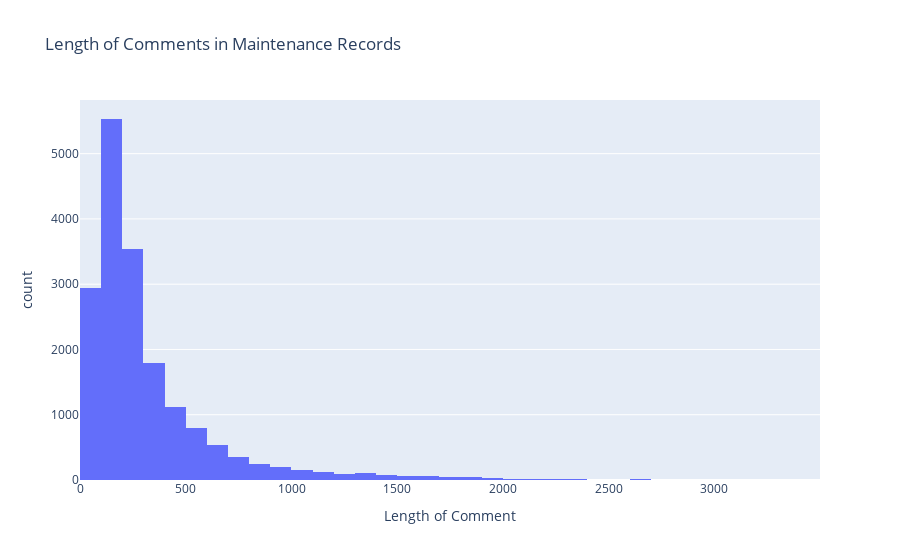

Notebook cell for this chart:
### Code cell
df_general.loc[:, 'len_comment'] = df_general.Trabajo_Ejecutado.apply(lambda x: len(str(x)) if pd.notnull(x) else 0)

fig = px.histogram(
    df_general,
    x='len_comment',
    title='Length of Comments in Maintenance Records',
    labels={'len_comment': 'Length of Comment'},
    nbins=50,
    color_discrete_sequence=['#636efa']
)

fig.show()

### Figure 1 — Plotly figure (JSON) as saved in the notebook; plotly's stock layout.template omitted (floating-point values rounded to 4 significant figures; data arrays with more than 128 entries replaced by an {"elided": "..."} marker saying what was removed)
{"data": [{"bingroup": "x", "hovertemplate": "Length of Comment=%{x}<br>count=%{y}<extra></extra>", "legendgroup": "", "marker": {"color": "#636efa", "pattern": {"shape": ""}}, "name": "", "nbinsx": 50, "orientation": "v", "showlegend": false, "type": "histogram", "x": {"elided": "17924 int values"}, "xaxis": "x", "yaxis": "y"}], "layout": {"barmode": "relative", "legend": {"tracegroupgap": 0}, "title": {"text": "Length of Comments in Maintenance Records"}, "xaxis": {"anchor": "y", "domain": [0, 1], "title": {"text": "Length of Comment"}}, "yaxis": {"anchor": "x", "domain": [0, 1], "title": {"text": "count"}}}}
